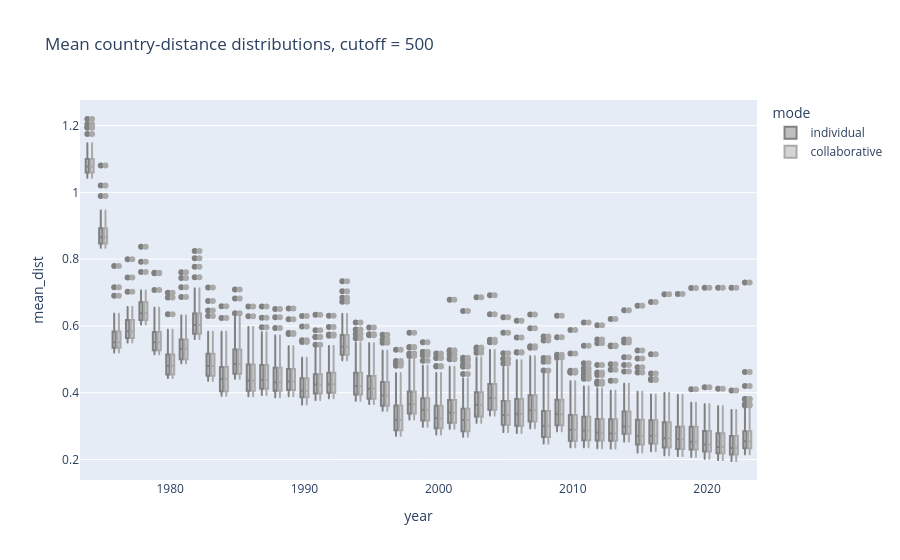

This figure's notebook cell:
### Code cell
country_list = ["US", "CN", "ID", "FR", "RU", "AU", "BR"]

cutoff = 500

df_plot = pd.concat([df_dist_rolling_yearly.mean(axis=1).to_frame("mean_dist").assign(mode="individual"),
                     df_dist_rolling_yearly.mean(axis=1).to_frame("mean_dist").assign(mode="collaborative")], axis=0).merge(df_cutoff, left_index=True, right_index=True).reset_index()

mode = "rolling"

fig = px.box(
    df_plot.query("(cutoff_roll_"+str(cutoff)+" == 1)"),
    x="year",
    y="mean_dist",
    color="mode",
    title=f"Mean country-distance distributions, cutoff = {cutoff}",
    hover_data=["country"],
    color_discrete_map={
        "individual": "grey",
        "collaborative": "darkgrey"
    }
)
mode_rolling = "rolling"
# for country in country_list:
#     fig.add_scatter(
#         x=df_plot.query("country == @country and mode == @mode_rolling and mean_dist > 0").year,
#         y=df_plot.query("country == @country and mode == @mode_rolling and mean_dist > 0").mean_dist,
#         mode="lines",
#         name=country,
#         # line=dict(width=3)
#     )
fig.show()

### Figure 1 — Plotly figure (JSON) as saved in the notebook; plotly's stock layout.template omitted (floating-point values rounded to 4 significant figures; data arrays with more than 128 entries replaced by an {"elided": "..."} marker saying what was removed)
{"data": [{"alignmentgroup": "True", "customdata": {"elided": "4619x1 str values"}, "hovertemplate": "mode=individual<br>year=%{x}<br>mean_dist=%{y}<br>country=%{customdata[0]}<extra></extra>", "legendgroup": "individual", "marker": {"color": "grey"}, "name": "individual", "notched": false, "offsetgroup": "individual", "orientation": "v", "showlegend": true, "type": "box", "x": {"elided": "4619 int values"}, "x0": " ", "xaxis": "x", "y": {"elided": "4619 float values"}, "y0": " ", "yaxis": "y"}, {"alignmentgroup": "True", "customdata": {"elided": "4619x1 str values"}, "hovertemplate": "mode=collaborative<br>year=%{x}<br>mean_dist=%{y}<br>country=%{customdata[0]}<extra></extra>", "legendgroup": "collaborative", "marker": {"color": "darkgrey"}, "name": "collaborative", "notched": false, "offsetgroup": "collaborative", "orientation": "v", "showlegend": true, "type": "box", "x": {"elided": "4619 int values"}, "x0": " ", "xaxis": "x", "y": {"elided": "4619 float values"}, "y0": " ", "yaxis": "y"}], "layout": {"boxmode": "group", "legend": {"title": {"text": "mode"}, "tracegroupgap": 0}, "title": {"text": "Mean country-distance distributions, cutoff = 500"}, "xaxis": {"anchor": "y", "domain": [0, 1], "title": {"text": "year"}}, "yaxis": {"anchor": "x", "domain": [0, 1], "title": {"text": "mean_dist"}}}}
